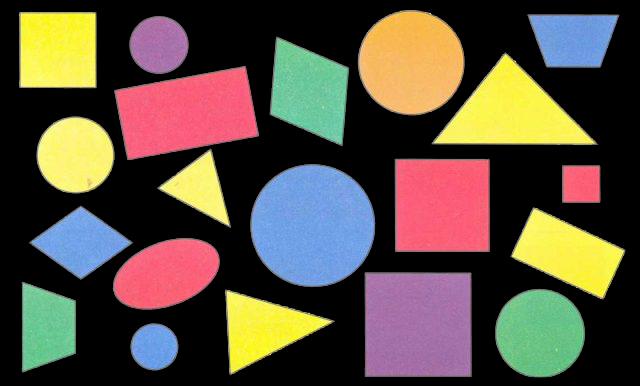
#> input picture lab2/shapes.jpg, 640 x 386 px
$ python -i features.py   (imports and definitions only)   (older library calls are emulated)
#> lines starting #> are read from the running program, lines starting #| are printed output that depends on the picture
#> further down, picture is the input picture: shape (386, 640, 3); mean B, G, R 65.5, 79.5, 91
import cv2
import mahotas
import numpy as np
bins = 8


# feature-descriptor-1: Hu Moments
def fd_hu_moments(image):
    image = cv2.cvtColor(image, cv2.COLOR_BGR2GRAY)
    feature = cv2.HuMoments(cv2.moments(image)).flatten()
    return feature


# feature-descriptor-2: Haralick Texture
def fd_haralick(image):
    # convert the image to grayscale
    gray = cv2.cvtColor(image, cv2.COLOR_BGR2GRAY)
    # compute the haralick texture feature vector
    haralick = mahotas.features.haralick(gray).mean(axis=0)
    # return the result
    return haralick


# feature-descriptor-3: Color Histogram
def fd_histogram(image, mask=None):
    # convert the image to HSV color-space
    image = cv2.cvtColor(image, cv2.COLOR_BGR2HSV)
    # compute the color histogram
    hist = cv2.calcHist([image], [0, 1, 2], None, [bins, bins, bins], [0, 256, 0, 256, 0, 256])
    # normalize the histogram
    cv2.normalize(hist, hist)
    # return the histogram
    return hist.flatten()


# feature-descriptor-4: Gaussian Blur
def fd_4(image, mask=None):
    gray = cv2.cvtColor(image, cv2.COLOR_BGR2GRAY)
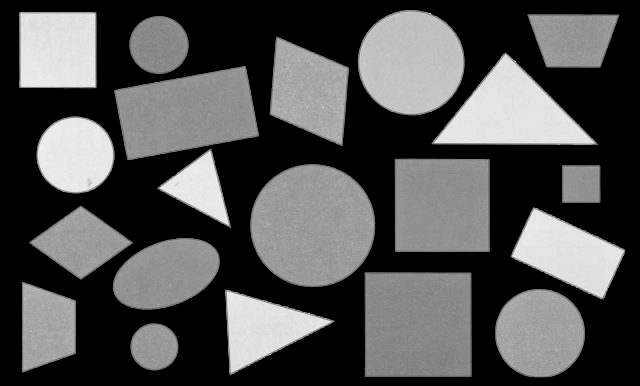
#> gray: shape (386, 640); min 0, max 246, mean 81.4
    gray = cv2.GaussianBlur(gray, (1, 1), 0)
    edged = cv2.Canny(gray, 40, 250)
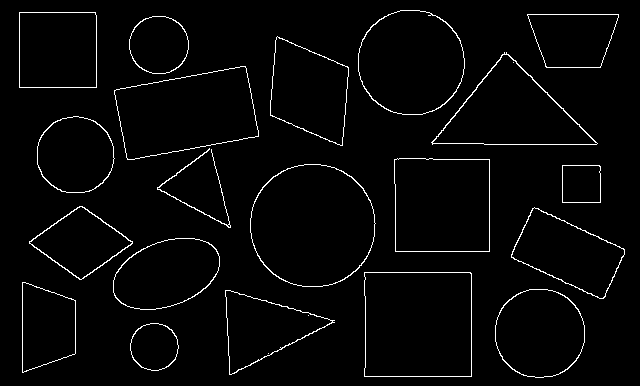
#> edged: shape (386, 640); 2.6% white in thin lines or dots
    cv2.normalize(edged, gray)
#> gray: shape (386, 640); every value is 0
    return edged.flatten()


# feature-descriptor-5: median Blur
def fd_5(image, mask=None):
    figure_size = 9
    new_image = cv2.medianBlur(image, figure_size)
    gray = cv2.cvtColor(new_image, cv2.COLOR_BGR2GRAY)
    edged = cv2.Canny(gray, 40, 250)
    cv2.normalize(edged, gray)
    return edged.flatten()


# feature-descriptor-6: SIFT
def fd_6(image, mask=None):
    imag = cv2.cvtColor(image, cv2.COLOR_BGR2HSV)
    gray = cv2.cvtColor(imag, cv2.COLOR_BGR2GRAY)
    sift = cv2.xfeatures2d.SIFT_create()
    kp = sift.detect(gray, None)
    imag = cv2.drawKeypoints(gray, kp, imag)
    cv2.normalize(imag, imag)
    return imag.flatten()

>>> import cv2
>>> picture = cv2.imread('../lab2/shapes.jpg')
>>> result = fd_4(picture)
